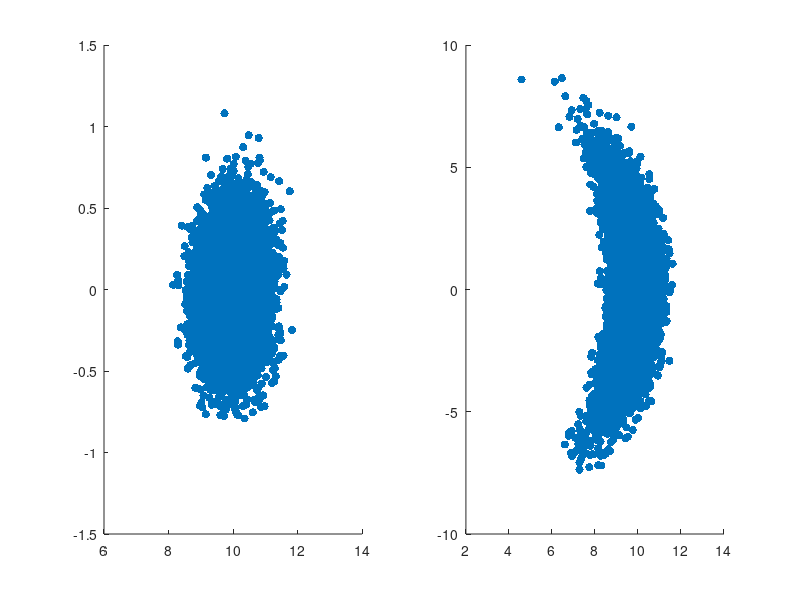
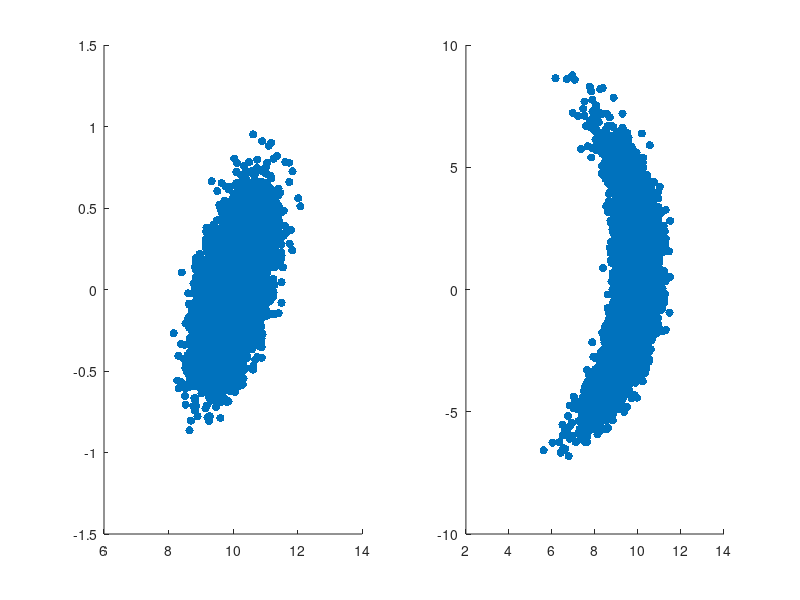
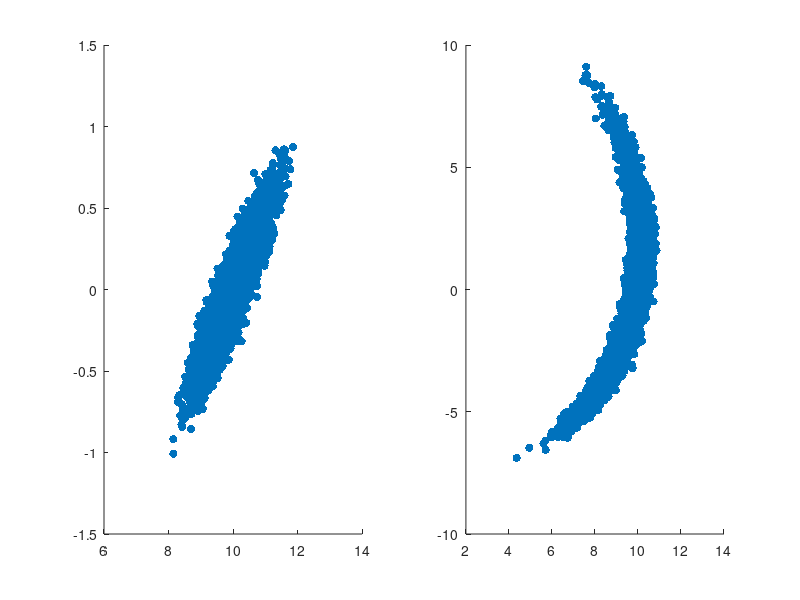

Recreate these plots in MATLAB, in order.
%A
sigma_range = 0.5;
sigma_angle = 0.25;
mu = [10,0];
corr = [0.1, 0.5, 0.9];
for i= 1:3
    sigma_cross = sigma_range*sigma_angle*corr(i);
    sigma = [sigma_range^2, sigma_cross; sigma_cross, sigma_angle^2];
    chol(sigma)
    R = mvnrnd(mu, sigma, 10000);
    range = R(:,1);
    angle = R(:,2);
    x = range .* cos(angle);
    y = range .* sin(angle);
    
    figure(i)
    subplot(1,2,1)
    scatter(range,angle,'filled','g');
    axis([6,14,-1.5,1.5])
    subplot(1,2,2)
    scatter(x,y,'filled','g');
    axis([2,14,-10,10])
end
